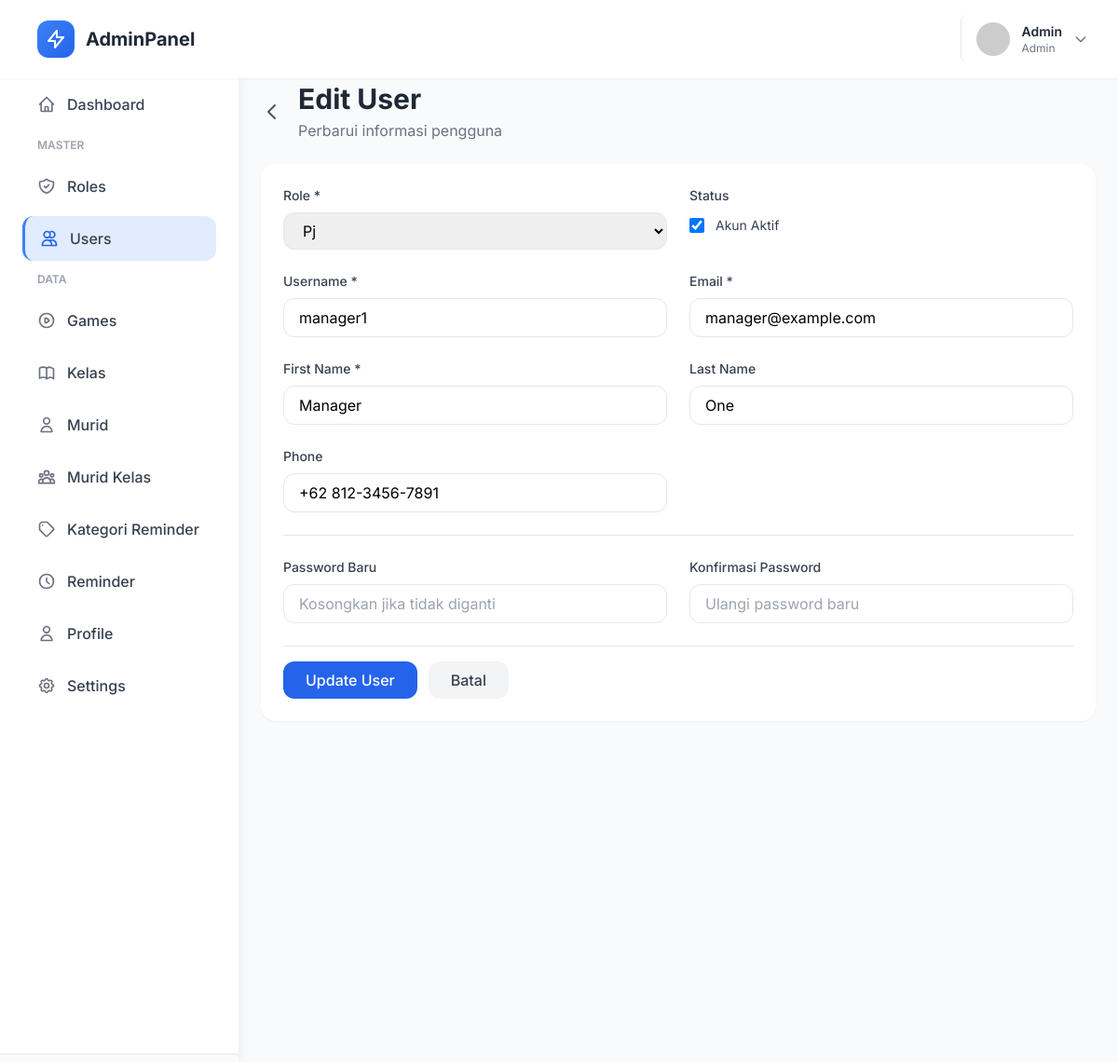
/index.php?page=users&action=edit&id=2 (signed in), run on the app's committed database.
### tables this page shows
CREATE TABLE IF NOT EXISTS users (
    id INT PRIMARY KEY AUTO_INCREMENT,
    username VARCHAR(50) NOT NULL UNIQUE,
    email VARCHAR(100) NOT NULL UNIQUE,
    password VARCHAR(255) NOT NULL,
    first_name VARCHAR(50),
    last_name VARCHAR(50),
    phone VARCHAR(20),
    avatar VARCHAR(255) DEFAULT 'default-avatar.png',
    role_id INT NOT NULL DEFAULT 4,
    is_active TINYINT(1) DEFAULT 1,
    last_login DATETIME,
    created_at TIMESTAMP DEFAULT CURRENT_TIMESTAMP,
    updated_at TIMESTAMP DEFAULT CURRENT_TIMESTAMP ON UPDATE CURRENT_TIMESTAMP,
    FOREIGN KEY (role_id) REFERENCES roles(id) ON DELETE RESTRICT,
    INDEX idx_username (username),
    INDEX idx_email (email),
    INDEX idx_role_id (role_id)
);

CREATE TABLE IF NOT EXISTS roles (
    id INT PRIMARY KEY AUTO_INCREMENT,
    role_name VARCHAR(50) NOT NULL UNIQUE,
    description TEXT,
    created_at TIMESTAMP DEFAULT CURRENT_TIMESTAMP
);

### includes/functions.php (called while the page is built, shortened)
<?php
function isLoggedIn() {
    return isset($_SESSION['user_id']);
}
function getCurrentUser() {
    global $pdo;
    $stmt = $pdo->prepare("
        SELECT u.*, r.role_name
        FROM users u
        JOIN roles r ON u.role_id = r.id
        WHERE u.id = ?
    ");
    $stmt->execute([$_SESSION['user_id']]);
    return $stmt->fetch();
}
function hasRole($roleNames) {
    $user = getCurrentUser();
    if (is_array($roleNames)) {
        return in_array($user['role_name'], $roleNames);
    }
    return $user['role_name'] === $roleNames;
}
function getAvatarUrl($avatar) {
    if (empty($avatar) || $avatar === 'default-avatar.png') {
        return 'https://ui-avatars.com/api/?name=' . urlencode($_SESSION['username'] ?? 'User') . '&background=3b82f6&color=fff';
    }
    return BASE_URL . 'assets/uploads/avatars/' . $avatar;
}

### includes/auth_check.php (called while the page is built, shortened)
<?php
require_once __DIR__ . '/db_connect.php';
require_once __DIR__ . '/functions.php';
$currentUser = getCurrentUser();

### pages/users/edit.php (the view, shortened to what this page needs)
<?php
$userId = isset($_GET['id']) ? (int)$_GET['id'] : 0;
$stmt = $pdo->prepare("SELECT * FROM users WHERE id = ?");
$stmt->execute([$userId]);
$user = $stmt->fetch();
if (hasRole('manager') && $user['role_id'] == 1) {
    require_once __DIR__ . '/../errors/403.php';
    exit;
}
$roles = $pdo->query("SELECT * FROM roles ORDER BY role_name")->fetchAll();
?>
<div class="mb-6">
    <div class="flex items-center space-x-4 mb-4">
        <a href="index.php?page=users" class="text-gray-600 hover:text-gray-800">
            <svg class="w-6 h-6" fill="none" stroke="currentColor" viewBox="0 0 24 24">
                <path stroke-linecap="round" stroke-linejoin="round" stroke-width="2" d="M15 19l-7-7 7-7" />
            </svg>
        </a>
        <div>
            <h1 class="text-3xl font-bold text-gray-800">Edit User</h1>
            <p class="text-gray-500 mt-1">Perbarui informasi pengguna</p>
        </div>
    </div>
</div>
<div class="bg-white rounded-2xl shadow-sm p-6">
    <form method="POST" class="space-y-6">
        <div class="grid grid-cols-1 md:grid-cols-2 gap-6">
            <div>
                <label class="block text-sm font-medium text-gray-700 mb-2">Role *</label>
                <select name="role_id" required
                    class="w-full px-4 py-2 border border-gray-200 rounded-xl focus:ring-2 focus:ring-blue-500 focus:border-transparent outline-none">
                    <?php foreach ($roles as $role): ?>
                        <option value="<?php echo $role['id']; ?>"
                            <?php echo ($user['role_id'] == $role['id']) ? 'selected' : ''; ?>>
                            <?php echo ucfirst($role['role_name']); ?>
                        </option>
                    <?php endforeach; ?>
                </select>
            </div>
            <div>
                <label class="block text-sm font-medium text-gray-700 mb-2">Status</label>
                <div class="flex items-center space-x-3 mt-3">
                    <input type="checkbox" name="is_active" id="is_active" value="1"
                        <?php echo $user['is_active'] ? 'checked' : ''; ?>
                        class="w-4 h-4 text-blue-600 border-gray-300 rounded focus:ring-blue-500">
                    <label for="is_active" class="text-sm text-gray-700">Akun Aktif</label>
                </div>
            </div>
            <div>
                <label class="block text-sm font-medium text-gray-700 mb-2">Username *</label>
                <input type="text" name="username" value="<?php echo htmlspecialchars($user['username']); ?>"
                    class="w-full px-4 py-2 border border-gray-200 rounded-xl" required>
            </div>
            <div>
                <label class="block text-sm font-medium text-gray-700 mb-2">Email *</label>
                <input type="email" name="email" value="<?php echo htmlspecialchars($user['email']); ?>"
                    class="w-full px-4 py-2 border border-gray-200 rounded-xl" required>
            </div>
            <div>
                <label class="block text-sm font-medium text-gray-700 mb-2">First Name *</label>
                <input type="text" name="first_name" value="<?php echo htmlspecialchars($user['first_name']); ?>"
                    class="w-full px-4 py-2 border border-gray-200 rounded-xl" required>
            </div>
            <div>
                <label class="block text-sm font-medium text-gray-700 mb-2">Last Name</label>
                <input type="text" name="last_name" value="<?php echo htmlspecialchars($user['last_name']); ?>"
                    class="w-full px-4 py-2 border border-gray-200 rounded-xl">
            </div>
            <div>
                <label class="block text-sm font-medium text-gray-700 mb-2">Phone</label>
                <input type="text" name="phone" value="<?php echo htmlspecialchars($user['phone']); ?>"
                    class="w-full px-4 py-2 border border-gray-200 rounded-xl">
            </div>
        </div>
        <hr class="my-6">
        <div class="grid grid-cols-1 md:grid-cols-2 gap-6">
            <div>
                <label class="block text-sm font-medium text-gray-700 mb-2">Password Baru</label>
                <input type="password" name="password"
                    class="w-full px-4 py-2 border border-gray-200 rounded-xl"
                    placeholder="Kosongkan jika tidak diganti">
            </div>
            <div>
                <label class="block text-sm font-medium text-gray-700 mb-2">Konfirmasi Password</label>
                <input type="password" name="confirm_password"
                    class="w-full px-4 py-2 border border-gray-200 rounded-xl"
                    placeholder="Ulangi password baru">
            </div>
        </div>
        <div class="flex space-x-3 pt-4 border-t">
            <button type="submit" class="bg-blue-600 hover:bg-blue-700 text-white font-medium py-2 px-6 rounded-xl transition-colors">
                Update User
            </button>
            <a href="index.php?page=users" class="bg-gray-100 hover:bg-gray-200 text-gray-700 font-medium py-2 px-6 rounded-xl transition-colors inline-block">
                Batal
            </a>
        </div>
    </form>
</div>

### includes/header.php (shortened to what this page needs)
<!DOCTYPE html>
<html lang="id">
<head>
    <script src="https://cdn.tailwindcss.com"></script>
</head>
<body class="bg-gray-50">
    <nav class="bg-white shadow-sm fixed top-0 left-0 right-0 z-50">
        <div class="flex items-center justify-between px-6 py-4">
            <div class="flex items-center space-x-4">
                <div class="flex items-center space-x-3">
                    <div class="w-10 h-10 bg-gradient-to-br from-blue-500 to-blue-600 rounded-xl flex items-center justify-center">
                        <svg class="w-6 h-6 text-white" fill="none" stroke="currentColor" viewBox="0 0 24 24">
                            <path stroke-linecap="round" stroke-linejoin="round" stroke-width="2" d="M13 10V3L4 14h7v7l9-11h-7z"/>
                        </svg>
                    </div>
                    <span class="text-xl font-bold text-gray-800"><?php echo SITE_NAME; ?></span>
                </div>
            </div>
            <div class="flex items-center space-x-4">
                <div class="relative">
                    <button onclick="toggleProfileMenu()" class="flex items-center space-x-3 pl-4 border-l hover:bg-gray-50 rounded-lg p-2 transition-colors">
                        <img src="<?php echo getAvatarUrl($currentUser['avatar']); ?>" class="w-9 h-9 rounded-full">
                        <div class="hidden md:block text-left">
                            <p class="text-sm font-semibold text-gray-800"><?php echo htmlspecialchars($currentUser['first_name']); ?></p>
                            <p class="text-xs text-gray-500"><?php echo ucfirst($currentUser['role_name']); ?></p>
                        </div>
                        <svg class="w-4 h-4 text-gray-500" fill="none" stroke="currentColor" viewBox="0 0 24 24">
                            <path stroke-linecap="round" stroke-linejoin="round" stroke-width="2" d="M19 9l-7 7-7-7"/>
                        </svg>
                    </button>
                </div>
            </div>
        </div>
    </nav>

### includes/header.php (style rules this page uses)
* { font-family: 'Inter', sans-serif; }
body { background: #f8f9fa; }

### data on the page
users: first_name "Admin", role.role_name "Admin"
users: role_id "Pj", is_active "☑", username "manager1", email "manager@example.com", first_name "Manager", last_name "One", phone "+62 812-3456-7891"

### other printed values
SITE_NAME "AdminPanel"
